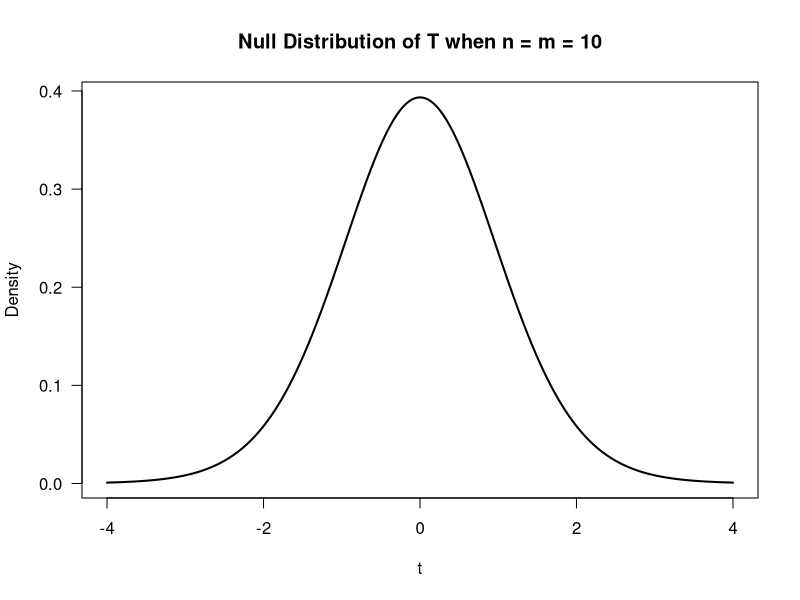

Write R code to recreate this figure.
## ---- chunk 1
xgrid <- seq(-4,4, length.out=500)
yy <- dt(xgrid, df=18)
plot(xgrid, yy, type="n", ylab="Density", xlab="t", main="Null Distribution of T when n = m = 10", las=1)
lines(xgrid, yy, lwd=2)
